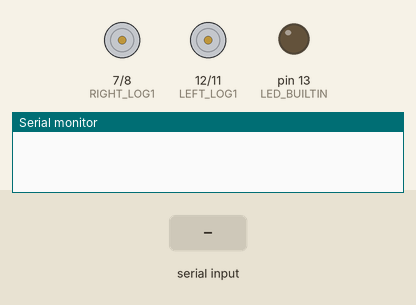
Bench run of a sketch on a simulated Arduino Uno, built with avr-gcc and run on an emulated ATmega328P. Shown: motor-driver pin pairs drawn as motors (green arrow = first pin HIGH = forward, orange = second pin HIGH = backward, longer = more drive, scaled by the enable pin), output pins drawn as LEDs (lit = HIGH), the last lines printed to the serial monitor. The test bench sets the inputs (shaded band).

Above: at 1.2 s.
1.3 s: "r" received over Serial
At 1.6 s:
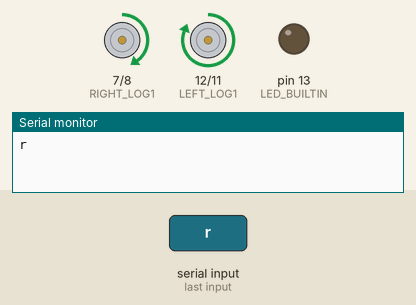
2.8 s: "l" received over Serial
At 4.0 s:
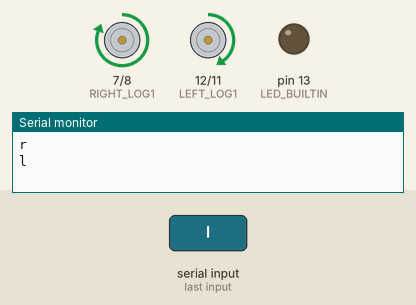
4.3 s: "f" received over Serial
At 5.1 s:
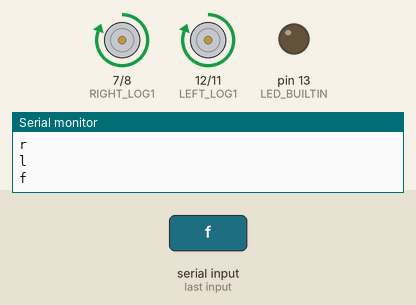
5.8 s: "t" received over Serial
At 6.3 s:
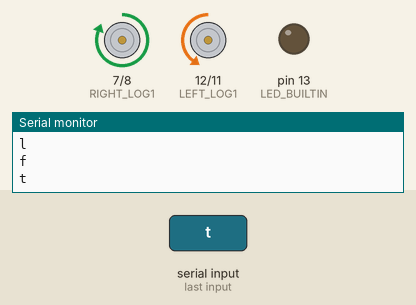
7.3 s: "s" received over Serial
At 8.5 s:
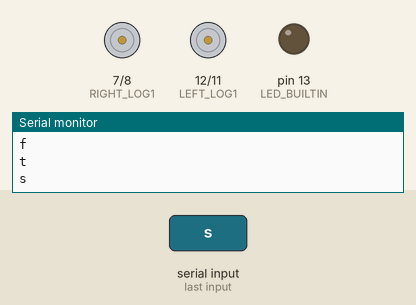
8.8 s: "r" received over Serial
At 9.7 s:
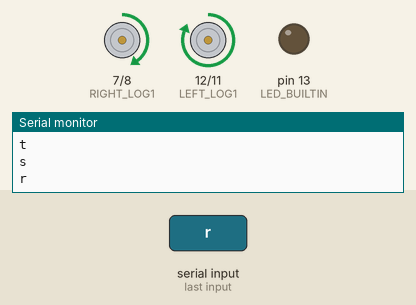
Timing chart, 0 to 11.3 s (numbered marks = the images above; inputs shaded):
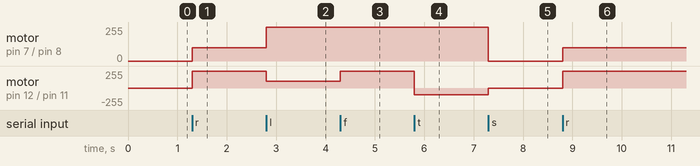

Measured:
- after the input at 1.3 s, motor on pin 7 (RIGHT_LOG1) / pin 8 (RIGHT_LOG2): stopped → forward 100/255 at once; motor on pin 12 (LEFT_LOG1) / pin 11 (LEFT_LOG2): stopped → forward 255/255 at once
- after the input at 2.8 s, motor on pin 7 (RIGHT_LOG1) / pin 8 (RIGHT_LOG2): forward 100/255 → forward 255/255 at once; motor on pin 12 (LEFT_LOG1) / pin 11 (LEFT_LOG2): forward 255/255 → forward 100/255 at once
- after the input at 4.3 s, motor on pin 12 (LEFT_LOG1) / pin 11 (LEFT_LOG2): forward 100/255 → forward 255/255 at once
- after the input at 5.8 s, motor on pin 12 (LEFT_LOG1) / pin 11 (LEFT_LOG2): forward 255/255 → backward 100/255 at once
- after the input at 7.3 s, motor on pin 7 (RIGHT_LOG1) / pin 8 (RIGHT_LOG2): forward 255/255 → stopped at once; motor on pin 12 (LEFT_LOG1) / pin 11 (LEFT_LOG2): backward 100/255 → stopped at once
- after the input at 8.8 s, motor on pin 7 (RIGHT_LOG1) / pin 8 (RIGHT_LOG2): stopped → forward 100/255 at once; motor on pin 12 (LEFT_LOG1) / pin 11 (LEFT_LOG2): stopped → forward 255/255 at once

The sketch:

ball_response.ino
```cpp
/*
* This will be the arduino code that will listen to serial commands from raspberry pi
* to control robot in response to ball tracking (see `ball_tracker.py`).
* Possible movements: forward, turn right and forward, turn left and forward, turn left in place.
*/

// PWM pins to control speed.
int PWM_LEFT = 10;
int PWM_RIGHT = 6;
int pwm_l_val = 255;
int pwm_r_val = 255;
int PWM_RES = 255;  // # bit resolution for pwm duty cycle
int PWM_MIN = 100;
int PWM_TOGGLE = 10;

// H-bridge V logic pins to control individual motor direction:
// Hi to '1' and Lo to '2' is forward motion, and vice versa.
int LEFT_LOG1 = 12;
int LEFT_LOG2 = 11;
int RIGHT_LOG1 = 7;
int RIGHT_LOG2 = 8;
long t = 0;  // timer

void setup() {
    Serial.begin(57600);
    // Set digital i/o pins as outputs.
    pinMode(PWM_LEFT, OUTPUT);
    pinMode(PWM_RIGHT, OUTPUT);
    pinMode(LEFT_LOG1, OUTPUT);
    pinMode(LEFT_LOG2, OUTPUT);
    pinMode(RIGHT_LOG1, OUTPUT);
    pinMode(RIGHT_LOG2, OUTPUT);
    pinMode(LED_BUILTIN, OUTPUT);
    analogWrite(PWM_LEFT, pwm_l_val);
    analogWrite(PWM_RIGHT, pwm_r_val);
}

void loop() {
    if (Serial.available() > 0) {
        char c = Serial.read();
        Serial.println(c);
        if (c == 'r') {
            forward_right();
        }
        if (c == 'l') {
            forward_left();
        }
        if (c == 'f') {
            forward();
        }
        if (c == 't') {
            turn_left();
        }
        if (c == 's') { // 's' = stop
            stopit();
        }
    }
}

void increase_speed() {
    pwm_l_val = pwm_l_val + PWM_TOGGLE;
    pwm_r_val = pwm_r_val + PWM_TOGGLE;
    // Set limit.
    if (pwm_l_val > PWM_RES) {pwm_l_val = PWM_RES;}
    if (pwm_r_val > PWM_RES) {pwm_r_val = PWM_RES;}
    analogWrite(PWM_LEFT, pwm_l_val);
    analogWrite(PWM_RIGHT, pwm_r_val);
}

void decrease_speed() {
    pwm_l_val = pwm_l_val - PWM_TOGGLE;
    pwm_r_val = pwm_r_val - PWM_TOGGLE;
    // Set limit.
    if (pwm_l_val < PWM_MIN) {pwm_l_val = PWM_MIN;}
    if (pwm_r_val < PWM_MIN) {pwm_r_val = PWM_MIN;}
    analogWrite(PWM_LEFT, pwm_l_val);
    analogWrite(PWM_RIGHT, pwm_r_val);
}

void forward() {
    analogWrite(PWM_RIGHT, PWM_RES);
    analogWrite(PWM_LEFT, PWM_RES);
    digitalWrite(LEFT_LOG1, HIGH);
    digitalWrite(LEFT_LOG2, LOW);
    digitalWrite(RIGHT_LOG1, HIGH);
    digitalWrite(RIGHT_LOG2, LOW);
}

void forward_right() {
    analogWrite(PWM_RIGHT, PWM_MIN);
    analogWrite(PWM_LEFT, PWM_RES);
    digitalWrite(LEFT_LOG1, HIGH);
    digitalWrite(LEFT_LOG2, LOW);
    digitalWrite(RIGHT_LOG1, HIGH);
    digitalWrite(RIGHT_LOG2, LOW);
}

void forward_left() {
    analogWrite(PWM_RIGHT, PWM_RES);
    analogWrite(PWM_LEFT, PWM_MIN);
    digitalWrite(LEFT_LOG1, HIGH);
    digitalWrite(LEFT_LOG2, LOW);
    digitalWrite(RIGHT_LOG1, HIGH);
    digitalWrite(RIGHT_LOG2, LOW);
}

void turn_right() {
    digitalWrite(LEFT_LOG1, HIGH);
    digitalWrite(LEFT_LOG2, LOW);
    digitalWrite(RIGHT_LOG1, LOW);
    digitalWrite(RIGHT_LOG2, HIGH);
}

void turn_left() {
    analogWrite(PWM_RIGHT, PWM_RES);
    analogWrite(PWM_LEFT, PWM_MIN);
    digitalWrite(LEFT_LOG1, LOW);
    digitalWrite(LEFT_LOG2, HIGH);
    digitalWrite(RIGHT_LOG1, HIGH);
    digitalWrite(RIGHT_LOG2, LOW);
}

void stopit() {
    digitalWrite(LEFT_LOG1, LOW);
    digitalWrite(LEFT_LOG2, LOW);
    digitalWrite(RIGHT_LOG1, LOW);
    digitalWrite(RIGHT_LOG2, LOW);
}
```
